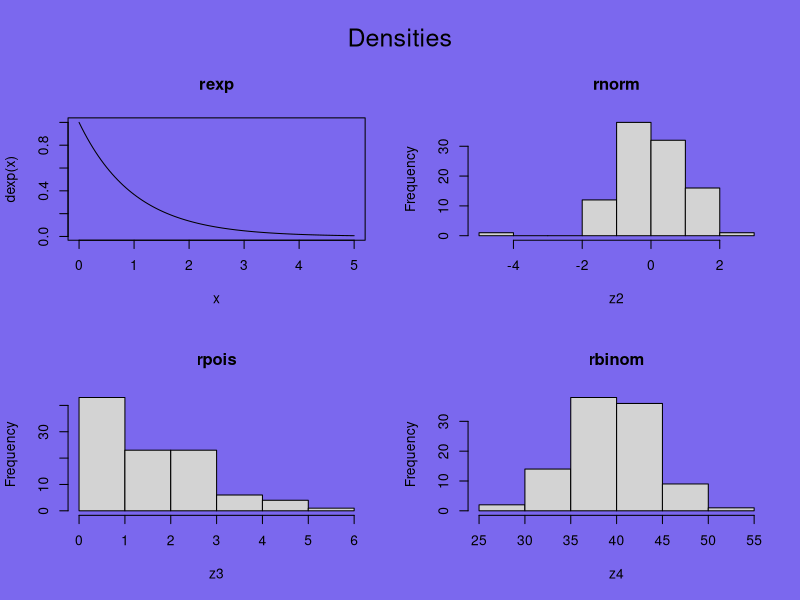

Write the R code that produced this figure.
###########################
#     Multiplot Title     #
###########################
z1 <- rexp(100)
z2 <- rnorm(100)
z3 <- rpois(100,lambda=2)
z4 <- rbinom(100,prob=0.4, size=100)
###################################
par(mfrow=c(2,2), oma= c(0, 0, 3, 0), bg= "mediumslateblue")   # set margins
###############################################
#     oma goes c(bottom, left, top, right)
###############################################
curve(dexp, from=0, to=5, main="rexp")   # plot1
hist(z2, main="rnorm")     # plot2
hist(z3, main="rpois")    # plot3
hist(z4, main="rbinom")     # plot4
mtext("Densities", outer= TRUE, cex= 1.5)
#?mtext
